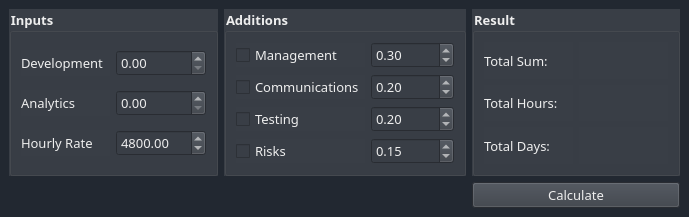
<?xml version="1.0" encoding="UTF-8"?>
<ui version="4.0">
 <class>PMCalc</class>
 <widget class="QMainWindow" name="PMCalc">
  <property name="enabled">
   <bool>true</bool>
  </property>
  <property name="geometry">
   <rect>
    <x>0</x>
    <y>0</y>
    <width>689</width>
    <height>181</height>
   </rect>
  </property>
  <property name="windowTitle">
   <string>Task Calculation</string>
  </property>
  <property name="styleSheet">
   <string notr="true">background-color:#222831;
font-family:&quot;Rubik&quot;;
color:#EEEEEE
</string>
  </property>
  <widget class="QWidget" name="centralwidget">
   <layout class="QGridLayout" name="gridLayout_4">
    <item row="0" column="0">
     <widget class="QGroupBox" name="Inputs">
      <property name="font">
       <font>
        <family>Rubik</family>
        <pointsize>10</pointsize>
        <bold>true</bold>
       </font>
      </property>
      <property name="styleSheet">
       <string notr="true">background-color:#393E46</string>
      </property>
      <property name="title">
       <string>Inputs</string>
      </property>
      <layout class="QGridLayout" name="gridLayout_2">
       <item row="0" column="0">
        <widget class="QLabel" name="development">
         <property name="font">
          <font>
           <family>Rubik</family>
           <pointsize>10</pointsize>
          </font>
         </property>
         <property name="styleSheet">
          <string notr="true">background-color:#393E46</string>
         </property>
         <property name="text">
          <string>Development</string>
         </property>
        </widget>
       </item>
       <item row="0" column="1">
        <widget class="QDoubleSpinBox" name="development_value">
         <property name="font">
          <font>
           <family>Rubik</family>
           <pointsize>10</pointsize>
          </font>
         </property>
         <property name="maximum">
          <double>10000.000000000000000</double>
         </property>
        </widget>
       </item>
       <item row="1" column="0">
        <widget class="QLabel" name="analytics">
         <property name="font">
          <font>
           <family>Rubik</family>
           <pointsize>10</pointsize>
          </font>
         </property>
         <property name="styleSheet">
          <string notr="true">background-color:#393E46</string>
         </property>
         <property name="text">
          <string>Analytics</string>
         </property>
        </widget>
       </item>
       <item row="1" column="1">
        <widget class="QDoubleSpinBox" name="analytics_value">
         <property name="font">
          <font>
           <family>Rubik</family>
           <pointsize>10</pointsize>
          </font>
         </property>
         <property name="maximum">
          <double>10000.000000000000000</double>
         </property>
        </widget>
       </item>
       <item row="2" column="0">
        <widget class="QLabel" name="hourly_rate">
         <property name="font">
          <font>
           <family>Rubik</family>
           <pointsize>10</pointsize>
          </font>
         </property>
         <property name="styleSheet">
          <string notr="true">background-color:#393E46</string>
         </property>
         <property name="text">
          <string>Hourly Rate</string>
         </property>
        </widget>
       </item>
       <item row="2" column="1">
        <widget class="QDoubleSpinBox" name="hourly_rate_value">
         <property name="font">
          <font>
           <family>Rubik</family>
           <pointsize>10</pointsize>
          </font>
         </property>
         <property name="maximum">
          <double>10000000000000.000000000000000</double>
         </property>
         <property name="singleStep">
          <double>100.000000000000000</double>
         </property>
         <property name="value">
          <double>4800.000000000000000</double>
         </property>
        </widget>
       </item>
      </layout>
     </widget>
    </item>
    <item row="0" column="1">
     <widget class="QGroupBox" name="Add">
      <property name="font">
       <font>
        <family>Rubik</family>
        <pointsize>10</pointsize>
        <bold>true</bold>
        <kerning>false</kerning>
       </font>
      </property>
      <property name="styleSheet">
       <string notr="true">background-color:#393E46</string>
      </property>
      <property name="title">
       <string>Additions</string>
      </property>
      <layout class="QGridLayout" name="gridLayout">
       <item row="0" column="0">
        <widget class="QCheckBox" name="management">
         <property name="enabled">
          <bool>true</bool>
         </property>
         <property name="font">
          <font>
           <family>Rubik</family>
           <pointsize>10</pointsize>
          </font>
         </property>
         <property name="toolTipDuration">
          <number>8</number>
         </property>
         <property name="styleSheet">
          <string notr="true">background-color:#393E46</string>
         </property>
         <property name="text">
          <string>Management</string>
         </property>
         <property name="checked">
          <bool>false</bool>
         </property>
         <property name="tristate">
          <bool>false</bool>
         </property>
        </widget>
       </item>
       <item row="0" column="1">
        <widget class="QDoubleSpinBox" name="management_value">
         <property name="enabled">
          <bool>false</bool>
         </property>
         <property name="font">
          <font>
           <family>Rubik</family>
           <pointsize>10</pointsize>
          </font>
         </property>
         <property name="maximum">
          <double>10000.000000000000000</double>
         </property>
         <property name="singleStep">
          <double>0.050000000000000</double>
         </property>
         <property name="value">
          <double>0.300000000000000</double>
         </property>
        </widget>
       </item>
       <item row="1" column="0">
        <widget class="QCheckBox" name="communications">
         <property name="font">
          <font>
           <family>Rubik</family>
           <pointsize>10</pointsize>
          </font>
         </property>
         <property name="autoFillBackground">
          <bool>false</bool>
         </property>
         <property name="styleSheet">
          <string notr="true">background-color:#393E46</string>
         </property>
         <property name="text">
          <string>Communications</string>
         </property>
         <property name="checked">
          <bool>false</bool>
         </property>
        </widget>
       </item>
       <item row="1" column="1">
        <widget class="QDoubleSpinBox" name="communications_value">
         <property name="enabled">
          <bool>false</bool>
         </property>
         <property name="font">
          <font>
           <family>Rubik</family>
           <pointsize>10</pointsize>
          </font>
         </property>
         <property name="maximum">
          <double>10000.000000000000000</double>
         </property>
         <property name="singleStep">
          <double>0.050000000000000</double>
         </property>
         <property name="value">
          <double>0.200000000000000</double>
         </property>
        </widget>
       </item>
       <item row="2" column="0">
        <widget class="QCheckBox" name="testing">
         <property name="font">
          <font>
           <family>Rubik</family>
           <pointsize>10</pointsize>
          </font>
         </property>
         <property name="styleSheet">
          <string notr="true">background-color:#393E46</string>
         </property>
         <property name="text">
          <string>Testing</string>
         </property>
         <property name="checked">
          <bool>false</bool>
         </property>
        </widget>
       </item>
       <item row="2" column="1">
        <widget class="QDoubleSpinBox" name="testing_value">
         <property name="enabled">
          <bool>false</bool>
         </property>
         <property name="font">
          <font>
           <family>Rubik</family>
           <pointsize>10</pointsize>
          </font>
         </property>
         <property name="maximum">
          <double>10000.000000000000000</double>
         </property>
         <property name="singleStep">
          <double>0.050000000000000</double>
         </property>
         <property name="value">
          <double>0.200000000000000</double>
         </property>
        </widget>
       </item>
       <item row="3" column="0">
        <widget class="QCheckBox" name="risks">
         <property name="font">
          <font>
           <family>Rubik</family>
           <pointsize>10</pointsize>
          </font>
         </property>
         <property name="styleSheet">
          <string notr="true">background-color:#393E46</string>
         </property>
         <property name="text">
          <string>Risks</string>
         </property>
         <property name="checked">
          <bool>false</bool>
         </property>
        </widget>
       </item>
       <item row="3" column="1">
        <widget class="QDoubleSpinBox" name="risks_value">
         <property name="enabled">
          <bool>false</bool>
         </property>
         <property name="font">
          <font>
           <family>Rubik</family>
           <pointsize>10</pointsize>
          </font>
         </property>
         <property name="maximum">
          <double>10000.000000000000000</double>
         </property>
         <property name="singleStep">
          <double>0.050000000000000</double>
         </property>
         <property name="value">
          <double>0.150000000000000</double>
         </property>
        </widget>
       </item>
      </layout>
     </widget>
    </item>
    <item row="0" column="2">
     <widget class="QGroupBox" name="Result">
      <property name="font">
       <font>
        <family>Rubik</family>
        <pointsize>10</pointsize>
        <bold>true</bold>
        <kerning>false</kerning>
       </font>
      </property>
      <property name="styleSheet">
       <string notr="true">background-color:#393E46</string>
      </property>
      <property name="title">
       <string>Result</string>
      </property>
      <layout class="QGridLayout" name="gridLayout_3">
       <item row="1" column="0">
        <widget class="QLabel" name="total_hours_label">
         <property name="font">
          <font>
           <family>Rubik</family>
           <pointsize>10</pointsize>
          </font>
         </property>
         <property name="styleSheet">
          <string notr="true">background-color:#393E46</string>
         </property>
         <property name="text">
          <string>Total Hours:</string>
         </property>
        </widget>
       </item>
       <item row="0" column="0">
        <widget class="QLabel" name="total_sum_label">
         <property name="font">
          <font>
           <family>Rubik</family>
           <pointsize>10</pointsize>
          </font>
         </property>
         <property name="styleSheet">
          <string notr="true">background-color:#393E46</string>
         </property>
         <property name="text">
          <string>Total Sum:</string>
         </property>
        </widget>
       </item>
       <item row="0" column="1">
        <widget class="QLabel" name="total_sum_value">
         <property name="font">
          <font>
           <family>Rubik</family>
           <pointsize>10</pointsize>
          </font>
         </property>
         <property name="styleSheet">
          <string notr="true">background-color:#393E46</string>
         </property>
         <property name="text">
          <string/>
         </property>
        </widget>
       </item>
       <item row="1" column="1">
        <widget class="QLabel" name="total_hours_value">
         <property name="font">
          <font>
           <family>Rubik</family>
           <pointsize>10</pointsize>
          </font>
         </property>
         <property name="styleSheet">
          <string notr="true">background-color:#393E46</string>
         </property>
         <property name="text">
          <string/>
         </property>
        </widget>
       </item>
       <item row="2" column="0">
        <widget class="QLabel" name="total_days_label">
         <property name="font">
          <font>
           <family>Rubik</family>
           <pointsize>10</pointsize>
          </font>
         </property>
         <property name="styleSheet">
          <string notr="true">background-color:#393E46</string>
         </property>
         <property name="text">
          <string>Total Days:</string>
         </property>
        </widget>
       </item>
       <item row="2" column="1">
        <widget class="QLabel" name="total_days_value">
         <property name="font">
          <font>
           <family>Rubik</family>
           <pointsize>10</pointsize>
          </font>
         </property>
         <property name="styleSheet">
          <string notr="true">background-color:#393E46</string>
         </property>
         <property name="text">
          <string/>
         </property>
        </widget>
       </item>
      </layout>
     </widget>
    </item>
    <item row="1" column="2">
     <widget class="QPushButton" name="calculate_button">
      <property name="font">
       <font>
        <family>Rubik</family>
        <pointsize>10</pointsize>
       </font>
      </property>
      <property name="styleSheet">
       <string notr="true">background-color:#393E46;
</string>
      </property>
      <property name="text">
       <string>Calculate</string>
      </property>
     </widget>
    </item>
   </layout>
  </widget>
 </widget>
 <resources/>
 <connections>
  <connection>
   <sender>management</sender>
   <signal>toggled(bool)</signal>
   <receiver>management_value</receiver>
   <slot>setEnabled(bool)</slot>
   <hints>
    <hint type="sourcelabel">
     <x>458</x>
     <y>66</y>
    </hint>
    <hint type="destinationlabel">
     <x>552</x>
     <y>63</y>
    </hint>
   </hints>
  </connection>
  <connection>
   <sender>communications</sender>
   <signal>toggled(bool)</signal>
   <receiver>communications_value</receiver>
   <slot>setEnabled(bool)</slot>
   <hints>
    <hint type="sourcelabel">
     <x>500</x>
     <y>100</y>
    </hint>
    <hint type="destinationlabel">
     <x>575</x>
     <y>101</y>
    </hint>
   </hints>
  </connection>
  <connection>
   <sender>testing</sender>
   <signal>toggled(bool)</signal>
   <receiver>testing_value</receiver>
   <slot>setEnabled(bool)</slot>
   <hints>
    <hint type="sourcelabel">
     <x>442</x>
     <y>135</y>
    </hint>
    <hint type="destinationlabel">
     <x>569</x>
     <y>139</y>
    </hint>
   </hints>
  </connection>
  <connection>
   <sender>risks</sender>
   <signal>toggled(bool)</signal>
   <receiver>risks_value</receiver>
   <slot>setEnabled(bool)</slot>
   <hints>
    <hint type="sourcelabel">
     <x>468</x>
     <y>170</y>
    </hint>
    <hint type="destinationlabel">
     <x>581</x>
     <y>174</y>
    </hint>
   </hints>
  </connection>
 </connections>
</ui>
